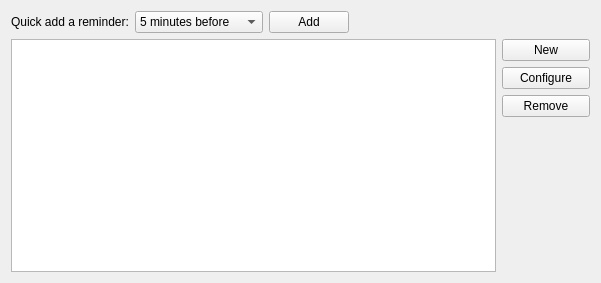
     <widget class="QWidget" name="tab_6">
      <attribute name="title">
       <string>Reminder</string>
      </attribute>
      <layout class="QGridLayout" name="gridLayout_5">
       <item row="0" column="0">
        <widget class="QLabel" name="label_6">
         <property name="sizePolicy">
          <sizepolicy hsizetype="Fixed" vsizetype="Preferred">
           <horstretch>0</horstretch>
           <verstretch>0</verstretch>
          </sizepolicy>
         </property>
         <property name="text">
          <string>Quick add a reminder:</string>
         </property>
        </widget>
       </item>
       <item row="0" column="1">
        <widget class="KComboBox" name="mAlarmCombo">
         <property name="sizePolicy">
          <sizepolicy hsizetype="Fixed" vsizetype="Fixed">
           <horstretch>0</horstretch>
           <verstretch>0</verstretch>
          </sizepolicy>
         </property>
         <item>
          <property name="text">
           <string>5 minutes before</string>
          </property>
         </item>
         <item>
          <property name="text">
           <string>10 minutes before</string>
          </property>
         </item>
         <item>
          <property name="text">
           <string>15 minutes before</string>
          </property>
         </item>
         <item>
          <property name="text">
           <string>30 minutes before</string>
          </property>
         </item>
         <item>
          <property name="text">
           <string>45 minutes before</string>
          </property>
         </item>
         <item>
          <property name="text">
           <string>1 day before</string>
          </property>
         </item>
         <item>
          <property name="text">
           <string>2 days before</string>
          </property>
         </item>
         <item>
          <property name="text">
           <string>5 days before</string>
          </property>
         </item>
         <item>
          <property name="text">
           <string>1 week before</string>
          </property>
         </item>
        </widget>
       </item>
       <item row="0" column="2">
        <widget class="QPushButton" name="mAlarmEditButton">
         <property name="sizePolicy">
          <sizepolicy hsizetype="Fixed" vsizetype="Fixed">
           <horstretch>0</horstretch>
           <verstretch>0</verstretch>
          </sizepolicy>
         </property>
         <property name="text">
          <string>Add</string>
         </property>
        </widget>
       </item>
       <item row="0" column="3">
        <spacer name="horizontalSpacer_3">
         <property name="orientation">
          <enum>Qt::Horizontal</enum>
         </property>
         <property name="sizeHint" stdset="0">
          <size>
           <width>141</width>
           <height>22</height>
          </size>
         </property>
        </spacer>
       </item>
       <item row="1" column="0" rowspan="4" colspan="4">
        <widget class="QListView" name="listView"/>
       </item>
       <item row="2" column="4">
        <widget class="QPushButton" name="pushButton">
         <property name="text">
          <string>Configure</string>
         </property>
        </widget>
       </item>
       <item row="3" column="4">
        <widget class="QPushButton" name="pushButton_2">
         <property name="text">
          <string>Remove</string>
         </property>
        </widget>
       </item>
       <item row="4" column="4">
        <spacer name="verticalSpacer">
         <property name="orientation">
          <enum>Qt::Vertical</enum>
         </property>
         <property name="sizeHint" stdset="0">
          <size>
           <width>88</width>
           <height>155</height>
          </size>
         </property>
        </spacer>
       </item>
       <item row="1" column="4">
        <widget class="QPushButton" name="pushButton_3">
         <property name="text">
          <string>New</string>
         </property>
        </widget>
       </item>
      </layout>
     </widget>
